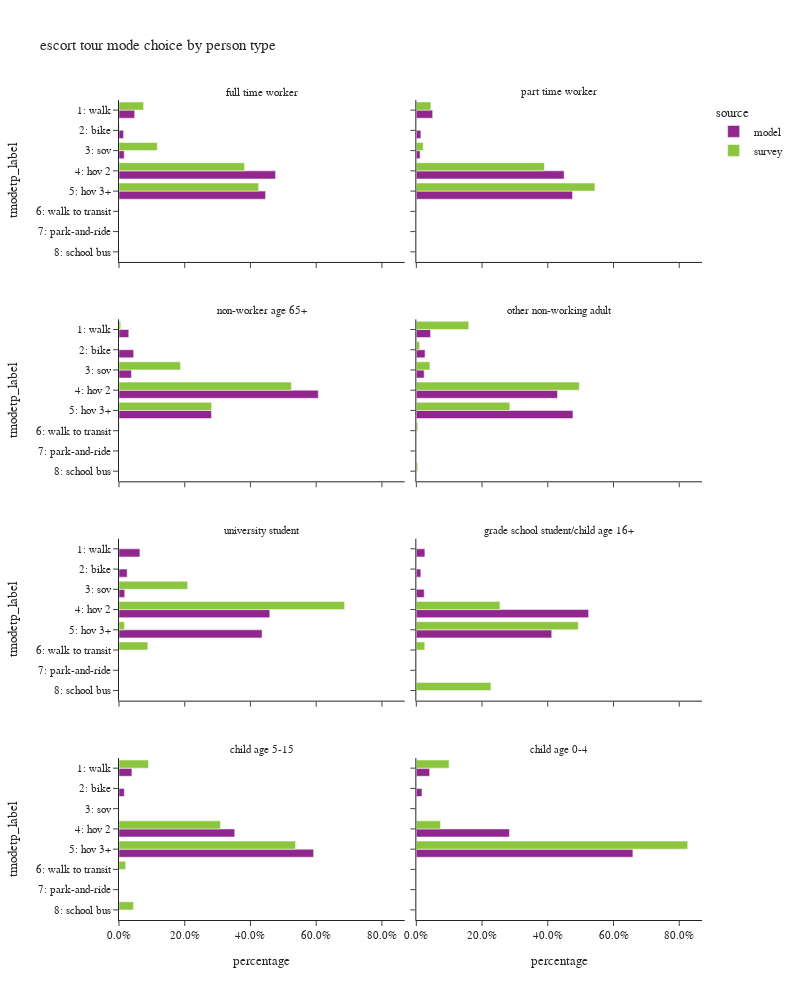

Here is the notebook cell this chart was saved with:
### Code cell
plot_mode_choice(es_tour,"pptyp_label",
                 {"pptyp_label":["full time worker","part time worker","non-worker age 65+","other non-working adult",
                                 "university student","grade school student/child age 16+","child age 5-15","child age 0-4"],
                  "tmodetp_label":["1: walk","2: bike","3: sov","4: hov 2","5: hov 3+","6: walk to transit",
                                   "7: park-and-ride","8: school bus","9: other–survey only"]},
                 "person type",
                 2,1000)

### Figure 1 — Plotly figure (JSON) as saved in the notebook; plotly's stock layout.template omitted (floating-point values rounded to 4 significant figures)
{"data": [{"alignmentgroup": "True", "customdata": [[10860], [3174], [3606], [108478], [101555]], "hovertemplate": "source=model<br>pptyp_label=full time worker<br>percentage=%{x}<br>tmodetp_label=%{y}<br>sample count=%{customdata[0]}<extra></extra>", "legendgroup": "model", "marker": {"color": "#91268F", "pattern": {"shape": ""}}, "name": "model", "offsetgroup": "model", "orientation": "h", "showlegend": true, "textposition": "auto", "type": "bar", "x": [0.0477, 0.01394, 0.01584, 0.4765, 0.4461], "xaxis": "x7", "y": ["1: walk", "2: bike", "3: sov", "4: hov 2", "5: hov 3+"], "yaxis": "y7"}, {"alignmentgroup": "True", "customdata": [[3948], [1100], [911], [35702], [37727]], "hovertemplate": "source=model<br>pptyp_label=part time worker<br>percentage=%{x}<br>tmodetp_label=%{y}<br>sample count=%{customdata[0]}<extra></extra>", "legendgroup": "model", "marker": {"color": "#91268F", "pattern": {"shape": ""}}, "name": "model", "offsetgroup": "model", "orientation": "h", "showlegend": false, "textposition": "auto", "type": "bar", "x": [0.04973, 0.01386, 0.01148, 0.4497, 0.4752], "xaxis": "x8", "y": ["1: walk", "2: bike", "3: sov", "4: hov 2", "5: hov 3+"], "yaxis": "y8"}, {"alignmentgroup": "True", "customdata": [[2510], [3769], [3200], [51246], [23778]], "hovertemplate": "source=model<br>pptyp_label=non-worker age 65+<br>percentage=%{x}<br>tmodetp_label=%{y}<br>sample count=%{customdata[0]}<extra></extra>", "legendgroup": "model", "marker": {"color": "#91268F", "pattern": {"shape": ""}}, "name": "model", "offsetgroup": "model", "orientation": "h", "showlegend": false, "textposition": "auto", "type": "bar", "x": [0.0297, 0.0446, 0.03787, 0.6064, 0.2814], "xaxis": "x5", "y": ["1: walk", "2: bike", "3: sov", "4: hov 2", "5: hov 3+"], "yaxis": "y5"}, {"alignmentgroup": "True", "customdata": [[10754], [6574], [5916], [106519], [118200]], "hovertemplate": "source=model<br>pptyp_label=other non-working adult<br>percentage=%{x}<br>tmodetp_label=%{y}<br>sample count=%{customdata[0]}<extra></extra>", "legendgroup": "model", "marker": {"color": "#91268F", "pattern": {"shape": ""}}, "name": "model", "offsetgroup": "model", "orientation": "h", "showlegend": false, "textposition": "auto", "type": "bar", "x": [0.04337, 0.02651, 0.02386, 0.4296, 0.4767], "xaxis": "x6", "y": ["1: walk", "2: bike", "3: sov", "4: hov 2", "5: hov 3+"], "yaxis": "y6"}, {"alignmentgroup": "True", "customdata": [[1236], [482], [338], [8913], [8458]], "hovertemplate": "source=model<br>pptyp_label=university student<br>percentage=%{x}<br>tmodetp_label=%{y}<br>sample count=%{customdata[0]}<extra></extra>", "legendgroup": "model", "marker": {"color": "#91268F", "pattern": {"shape": ""}}, "name": "model", "offsetgroup": "model", "orientation": "h", "showlegend": false, "textposition": "auto", "type": "bar", "x": [0.06362, 0.02481, 0.0174, 0.4588, 0.4354], "xaxis": "x3", "y": ["1: walk", "2: bike", "3: sov", "4: hov 2", "5: hov 3+"], "yaxis": "y3"}, {"alignmentgroup": "True", "customdata": [[207], [109], [191], [4172], [3279]], "hovertemplate": "source=model<br>pptyp_label=grade school student/child age 16+<br>percentage=%{x}<br>tmodetp_label=%{y}<br>sample count=%{customdata[0]}<extra></extra>", "legendgroup": "model", "marker": {"color": "#91268F", "pattern": {"shape": ""}}, "name": "model", "offsetgroup": "model", "orientation": "h", "showlegend": false, "textposition": "auto", "type": "bar", "x": [0.02601, 0.0137, 0.024, 0.5243, 0.412], "xaxis": "x4", "y": ["1: walk", "2: bike", "3: sov", "4: hov 2", "5: hov 3+"], "yaxis": "y4"}, {"alignmentgroup": "True", "customdata": [[1785], [739], [15985], [26879]], "hovertemplate": "source=model<br>pptyp_label=child age 5-15<br>percentage=%{x}<br>tmodetp_label=%{y}<br>sample count=%{customdata[0]}<extra></extra>", "legendgroup": "model", "marker": {"color": "#91268F", "pattern": {"shape": ""}}, "name": "model", "offsetgroup": "model", "orientation": "h", "showlegend": false, "textposition": "auto", "type": "bar", "x": [0.03933, 0.01628, 0.3522, 0.5922], "xaxis": "x", "y": ["1: walk", "2: bike", "4: hov 2", "5: hov 3+"], "yaxis": "y"}, {"alignmentgroup": "True", "customdata": [[2008], [850], [14027], [32626]], "hovertemplate": "source=model<br>pptyp_label=child age 0-4<br>percentage=%{x}<br>tmodetp_label=%{y}<br>sample count=%{customdata[0]}<extra></extra>", "legendgroup": "model", "marker": {"color": "#91268F", "pattern": {"shape": ""}}, "name": "model", "offsetgroup": "model", "orientation": "h", "showlegend": false, "textposition": "auto", "type": "bar", "x": [0.04056, 0.01717, 0.2833, 0.659], "xaxis": "x2", "y": ["1: walk", "2: bike", "4: hov 2", "5: hov 3+"], "yaxis": "y2"}, {"alignmentgroup": "True", "customdata": [[41], [7], [26], [126], [81], [5]], "hovertemplate": "source=survey<br>pptyp_label=full time worker<br>percentage=%{x}<br>tmodetp_label=%{y}<br>sample count=%{customdata[0]}<extra></extra>", "legendgroup": "survey", "marker": {"color": "#8CC63E", "pattern": {"shape": ""}}, "name": "survey", "offsetgroup": "survey", "orientation": "h", "showlegend": true, "textposition": "auto", "type": "bar", "x": [0.07488, 0.001242, 0.1164, 0.382, 0.425, 0.0005518], "xaxis": "x7", "y": ["1: walk", "2: bike", "3: sov", "4: hov 2", "5: hov 3+", "6: walk to transit"], "yaxis": "y7"}, {"alignmentgroup": "True", "customdata": [[7], [3], [39], [34], [2]], "hovertemplate": "source=survey<br>pptyp_label=part time worker<br>percentage=%{x}<br>tmodetp_label=%{y}<br>sample count=%{customdata[0]}<extra></extra>", "legendgroup": "survey", "marker": {"color": "#8CC63E", "pattern": {"shape": ""}}, "name": "survey", "offsetgroup": "survey", "orientation": "h", "showlegend": false, "textposition": "auto", "type": "bar", "x": [0.04421, 0.0209, 0.3899, 0.5436, 0.001432], "xaxis": "x8", "y": ["1: walk", "3: sov", "4: hov 2", "5: hov 3+", "6: walk to transit"], "yaxis": "y8"}, {"alignmentgroup": "True", "customdata": [[5], [12], [40], [27], [1]], "hovertemplate": "source=survey<br>pptyp_label=non-worker age 65+<br>percentage=%{x}<br>tmodetp_label=%{y}<br>sample count=%{customdata[0]}<extra></extra>", "legendgroup": "survey", "marker": {"color": "#8CC63E", "pattern": {"shape": ""}}, "name": "survey", "offsetgroup": "survey", "orientation": "h", "showlegend": false, "textposition": "auto", "type": "bar", "x": [0.005102, 0.1872, 0.5244, 0.2819, 0.00139], "xaxis": "x5", "y": ["1: walk", "3: sov", "4: hov 2", "5: hov 3+", "6: walk to transit"], "yaxis": "y5"}, {"alignmentgroup": "True", "customdata": [[23], [2], [8], [74], [46], [1], [1]], "hovertemplate": "source=survey<br>pptyp_label=other non-working adult<br>percentage=%{x}<br>tmodetp_label=%{y}<br>sample count=%{customdata[0]}<extra></extra>", "legendgroup": "survey", "marker": {"color": "#8CC63E", "pattern": {"shape": ""}}, "name": "survey", "offsetgroup": "survey", "orientation": "h", "showlegend": false, "textposition": "auto", "type": "bar", "x": [0.1595, 0.01014, 0.04132, 0.4959, 0.2846, 0.004379, 0.004128], "xaxis": "x6", "y": ["1: walk", "2: bike", "3: sov", "4: hov 2", "5: hov 3+", "6: walk to transit", "8: school bus"], "yaxis": "y6"}, {"alignmentgroup": "True", "customdata": [[1], [10], [1], [1]], "hovertemplate": "source=survey<br>pptyp_label=university student<br>percentage=%{x}<br>tmodetp_label=%{y}<br>sample count=%{customdata[0]}<extra></extra>", "legendgroup": "survey", "marker": {"color": "#8CC63E", "pattern": {"shape": ""}}, "name": "survey", "offsetgroup": "survey", "orientation": "h", "showlegend": false, "textposition": "auto", "type": "bar", "x": [0.2089, 0.6866, 0.01681, 0.08769], "xaxis": "x3", "y": ["3: sov", "4: hov 2", "5: hov 3+", "6: walk to transit"], "yaxis": "y3"}, {"alignmentgroup": "True", "customdata": [[2], [4], [1], [1]], "hovertemplate": "source=survey<br>pptyp_label=grade school student/child age 16+<br>percentage=%{x}<br>tmodetp_label=%{y}<br>sample count=%{customdata[0]}<extra></extra>", "legendgroup": "survey", "marker": {"color": "#8CC63E", "pattern": {"shape": ""}}, "name": "survey", "offsetgroup": "survey", "orientation": "h", "showlegend": false, "textposition": "auto", "type": "bar", "x": [0.2544, 0.4929, 0.02569, 0.227], "xaxis": "x4", "y": ["4: hov 2", "5: hov 3+", "6: walk to transit", "8: school bus"], "yaxis": "y4"}, {"alignmentgroup": "True", "customdata": [[5], [11], [41], [2], [4]], "hovertemplate": "source=survey<br>pptyp_label=child age 5-15<br>percentage=%{x}<br>tmodetp_label=%{y}<br>sample count=%{customdata[0]}<extra></extra>", "legendgroup": "survey", "marker": {"color": "#8CC63E", "pattern": {"shape": ""}}, "name": "survey", "offsetgroup": "survey", "orientation": "h", "showlegend": false, "textposition": "auto", "type": "bar", "x": [0.08976, 0.3086, 0.5373, 0.02043, 0.04389], "xaxis": "x", "y": ["1: walk", "4: hov 2", "5: hov 3+", "6: walk to transit", "8: school bus"], "yaxis": "y"}, {"alignmentgroup": "True", "customdata": [[7], [1], [8], [32]], "hovertemplate": "source=survey<br>pptyp_label=child age 0-4<br>percentage=%{x}<br>tmodetp_label=%{y}<br>sample count=%{customdata[0]}<extra></extra>", "legendgroup": "survey", "marker": {"color": "#8CC63E", "pattern": {"shape": ""}}, "name": "survey", "offsetgroup": "survey", "orientation": "h", "showlegend": false, "textposition": "auto", "type": "bar", "x": [0.0996, 0.001008, 0.0736, 0.8258], "xaxis": "x2", "y": ["1: walk", "2: bike", "4: hov 2", "5: hov 3+"], "yaxis": "y2"}], "layout": {"annotations": [{"font": {}, "showarrow": false, "text": "child age 5-15", "x": 0.245, "xanchor": "center", "xref": "paper", "y": 0.1975, "yanchor": "bottom", "yref": "paper"}, {"font": {}, "showarrow": false, "text": "child age 0-4", "x": 0.755, "xanchor": "center", "xref": "paper", "y": 0.1975, "yanchor": "bottom", "yref": "paper"}, {"font": {}, "showarrow": false, "text": "university student", "x": 0.245, "xanchor": "center", "xref": "paper", "y": 0.465, "yanchor": "bottom", "yref": "paper"}, {"font": {}, "showarrow": false, "text": "grade school student/child age 16+", "x": 0.755, "xanchor": "center", "xref": "paper", "y": 0.465, "yanchor": "bottom", "yref": "paper"}, {"font": {}, "showarrow": false, "text": "non-worker age 65+", "x": 0.245, "xanchor": "center", "xref": "paper", "y": 0.7325, "yanchor": "bottom", "yref": "paper"}, {"font": {}, "showarrow": false, "text": "other non-working adult", "x": 0.755, "xanchor": "center", "xref": "paper", "y": 0.7325, "yanchor": "bottom", "yref": "paper"}, {"font": {}, "showarrow": false, "text": "full time worker", "x": 0.245, "xanchor": "center", "xref": "paper", "y": 1.0, "yanchor": "bottom", "yref": "paper"}, {"font": {}, "showarrow": false, "text": "part time worker", "x": 0.755, "xanchor": "center", "xref": "paper", "y": 1.0, "yanchor": "bottom", "yref": "paper"}], "barmode": "group", "height": 1000, "legend": {"title": {"text": "source"}, "tracegroupgap": 0}, "title": {"text": "escort tour mode choice by person type"}, "width": 800, "xaxis": {"anchor": "y", "domain": [0.0, 0.49], "tickformat": ".1%", "title": {"text": "percentage"}}, "xaxis2": {"anchor": "y2", "domain": [0.51, 1.0], "matches": "x", "tickformat": ".1%", "title": {"text": "percentage"}}, "xaxis3": {"anchor": "y3", "domain": [0.0, 0.49], "matches": "x", "showticklabels": false, "tickformat": ".1%"}, "xaxis4": {"anchor": "y4", "domain": [0.51, 1.0], "matches": "x", "showticklabels": false, "tickformat": ".1%"}, "xaxis5": {"anchor": "y5", "domain": [0.0, 0.49], "matches": "x", "showticklabels": false, "tickformat": ".1%"}, "xaxis6": {"anchor": "y6", "domain": [0.51, 1.0], "matches": "x", "showticklabels": false, "tickformat": ".1%"}, "xaxis7": {"anchor": "y7", "domain": [0.0, 0.49], "matches": "x", "showticklabels": false, "tickformat": ".1%"}, "xaxis8": {"anchor": "y8", "domain": [0.51, 1.0], "matches": "x", "showticklabels": false, "tickformat": ".1%"}, "yaxis": {"anchor": "x", "categoryarray": ["9: other–survey only", "8: school bus", "7: park-and-ride", "6: walk to transit", "5: hov 3+", "4: hov 2", "3: sov", "2: bike", "1: walk"], "categoryorder": "array", "domain": [0.0, 0.1975], "title": {"text": "tmodetp_label"}}, "yaxis2": {"anchor": "x2", "domain": [0.0, 0.1975], "matches": "y", "showticklabels": false}, "yaxis3": {"anchor": "x3", "categoryarray": ["9: other–survey only", "8: school bus", "7: park-and-ride", "6: walk to transit", "5: hov 3+", "4: hov 2", "3: sov", "2: bike", "1: walk"], "categoryorder": "array", "domain": [0.2675, 0.465], "matches": "y", "title": {"text": "tmodetp_label"}}, "yaxis4": {"anchor": "x4", "domain": [0.2675, 0.465], "matches": "y", "showticklabels": false}, "yaxis5": {"anchor": "x5", "categoryarray": ["9: other–survey only", "8: school bus", "7: park-and-ride", "6: walk to transit", "5: hov 3+", "4: hov 2", "3: sov", "2: bike", "1: walk"], "categoryorder": "array", "domain": [0.535, 0.7325], "matches": "y", "title": {"text": "tmodetp_label"}}, "yaxis6": {"anchor": "x6", "domain": [0.535, 0.7325], "matches": "y", "showticklabels": false}, "yaxis7": {"anchor": "x7", "categoryarray": ["9: other–survey only", "8: school bus", "7: park-and-ride", "6: walk to transit", "5: hov 3+", "4: hov 2", "3: sov", "2: bike", "1: walk"], "categoryorder": "array", "domain": [0.8025, 1.0], "matches": "y", "title": {"text": "tmodetp_label"}}, "yaxis8": {"anchor": "x8", "domain": [0.8025, 1.0], "matches": "y", "showticklabels": false}}}
